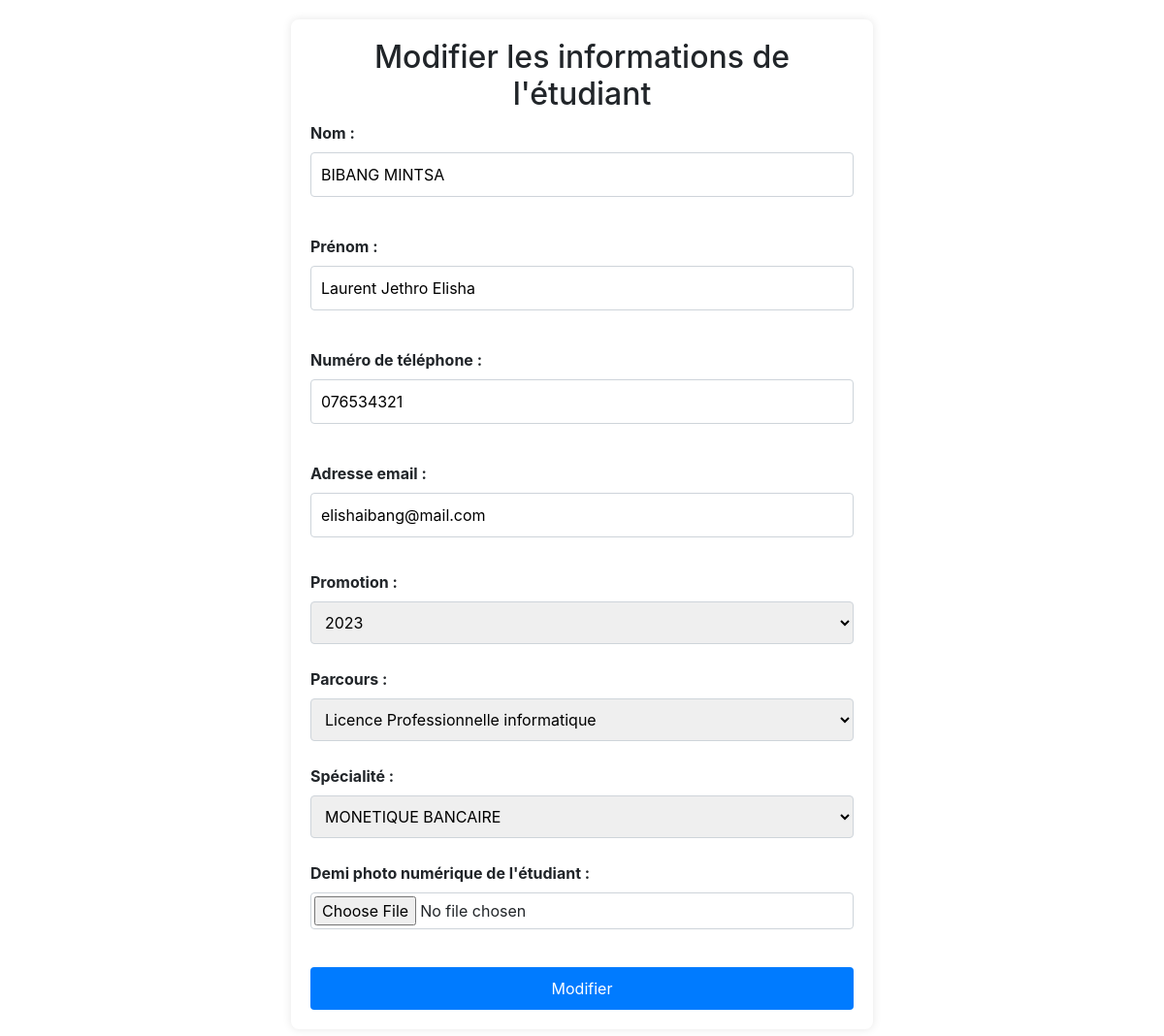
The page /Back-Office/modifierInfoEtudiant.php?idEtudiant=20 on the database its author committed.
### tables this page shows
CREATE TABLE `etudiant` (
  `idEtudiant` int NOT NULL,
  `nom` varchar(45) NOT NULL,
  `prenom` varchar(45) NOT NULL,
  `numeroTelephone` varchar(9) NOT NULL,
  `email` varchar(45) NOT NULL,
  `photo` text NOT NULL,
  `id_parcours` int NOT NULL,
  `id_specialite` int NOT NULL,
  `id_promotion` int NOT NULL
);

### Back-Office/modifierInfoEtudiant.php (the view, shortened to what this page needs)
<?php
require('connection.php');
$idEtudiant = $_GET['idEtudiant'];
$query = $pdo->prepare("SELECT * FROM etudiant WHERE idEtudiant = :idEtudiant");
$query->execute(['idEtudiant' => $idEtudiant]);
$datas = $query->fetch(PDO::FETCH_ASSOC);
?>
<!DOCTYPE html>
<html lang="fr">
<head>
    <link rel="stylesheet" href="../css/modifierInfoEtudiant.css">
    <link href="https://maxcdn.bootstrapcdn.com/bootstrap/4.5.2/css/bootstrap.min.css" rel="stylesheet">
    <link rel="stylesheet" href="https://cdn.jsdelivr.net/npm/bootstrap-icons@1.10.5/font/bootstrap-icons.css">
</head>
<body>
    <form method="POST" enctype="multipart/form-data" id="my-form" onsubmit="return validateForm();">
        <h2>Modifier les informations de l'étudiant</h2>
        <label for="nom">Nom :</label>
        <input type="text" id="nom" name="nom" value="<?php echo htmlspecialchars($datas['nom']); ?>" required><br><br>
        <label for="prenom">Prénom :</label>
        <input type="text" id="prenom" name="prenom" value="<?php echo htmlspecialchars($datas['prenom']); ?>" required><br><br>
        <label for="telephone">Numéro de téléphone :</label>
        <input type="tel" id="telephone" name="numeroTelephone" pattern="[0-9]{9}" title="Le numéro de téléphone doit comporter 9 chiffres" value="<?php echo htmlspecialchars($datas['numeroTelephone']); ?>" required><br><br>
        <label for="email">Adresse email :</label>
        <input type="email" id="email" name="email" value="<?php echo htmlspecialchars($datas['email']); ?>" required oninput="validateEmail();"><br>
        <span id="email-error" class="error"></span><br>
        <label for="id_promotion">Promotion :</label>
        <select id="promotion" name="id_promotion" required>
            <option value="3" <?php echo ($datas['id_promotion'] == 3) ? 'selected' : ''; ?>>2023</option>
        </select><br><br>
        <label for="id_parcours">Parcours :</label>
        <select id="parcours" name="id_parcours" required>
            <option value="1" <?php echo ($datas['id_parcours'] == 1) ? 'selected' : ''; ?>>Licence Professionnelle informatique</option>
        </select><br><br>
        <label for="id_specialite">Spécialité :</label>
        <select id="specialite" name="id_specialite" required>
            <option value="2" <?php echo ($datas['id_specialite'] == 2) ? 'selected' : ''; ?>>MONETIQUE BANCAIRE</option>
        </select><br><br>
        <label for="photo">Demi photo numérique de l'étudiant :</label>
        <input type="file" id="photo" name="photo" accept="image/*"><br><br>
        <input type="submit" value="Modifier">
    </form>
</body>
</html>

### css/modifierInfoEtudiant.css (style rules this page uses)
body { font-family: Arial, sans-serif; background-color: #f8f9fa; padding: 20px; }
h2 { text-align: center; font-size: 24px; margin-bottom: 20px; }
form { max-width: 600px; margin: 0 auto; padding: 20px; background-color: #ffffff; border-radius: 8px; box-shadow: 0 0 10px rgba(0, 0, 0, 0.1); }
label { display: block; font-weight: bold; margin-bottom: 5px; }
input[type="text"], input[type="tel"], input[type="email"], input[type="file"], select { width: 100%; padding: 10px; margin-bottom: 15px; border: 1px solid #ced4da; border-radius: 4px; box-sizing: border-box; }
input[type="file"] { padding: 3px; }
input[type="submit"] { background-color: #007bff; color: #fff; border: none; padding: 10px 20px; border-radius: 4px; cursor: pointer; font-size: 16px; width: 100%; }

### rows shown on the page
etudiant: nom "BIBANG MINTSA", prenom "Laurent Jethro Elisha", numeroTelephone "076534321", email "elishaibang@mail.com", id_promotion "2023", id_parcours "Licence Professionnelle informatique", id_specialite "MONETIQUE BANCAIRE"
